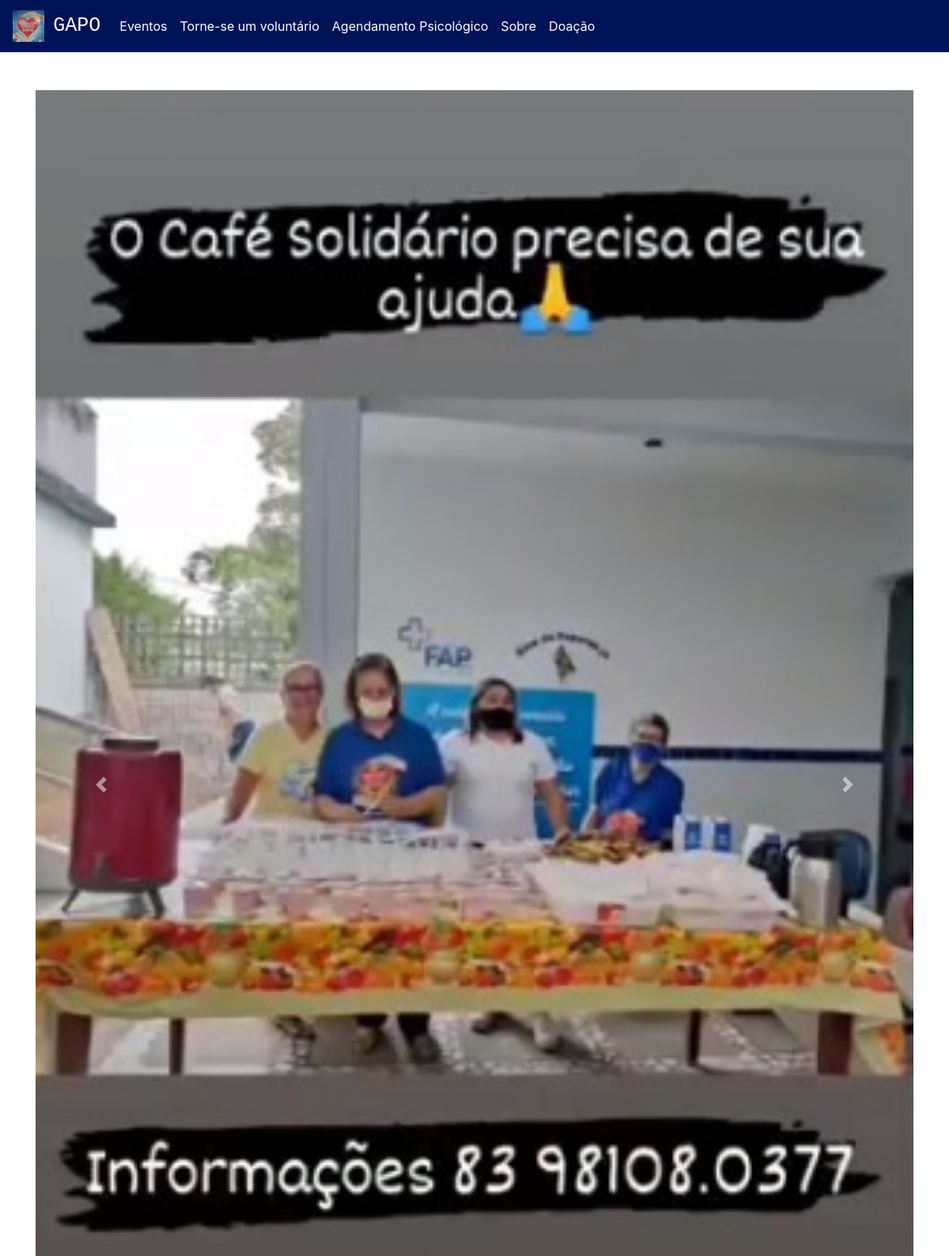
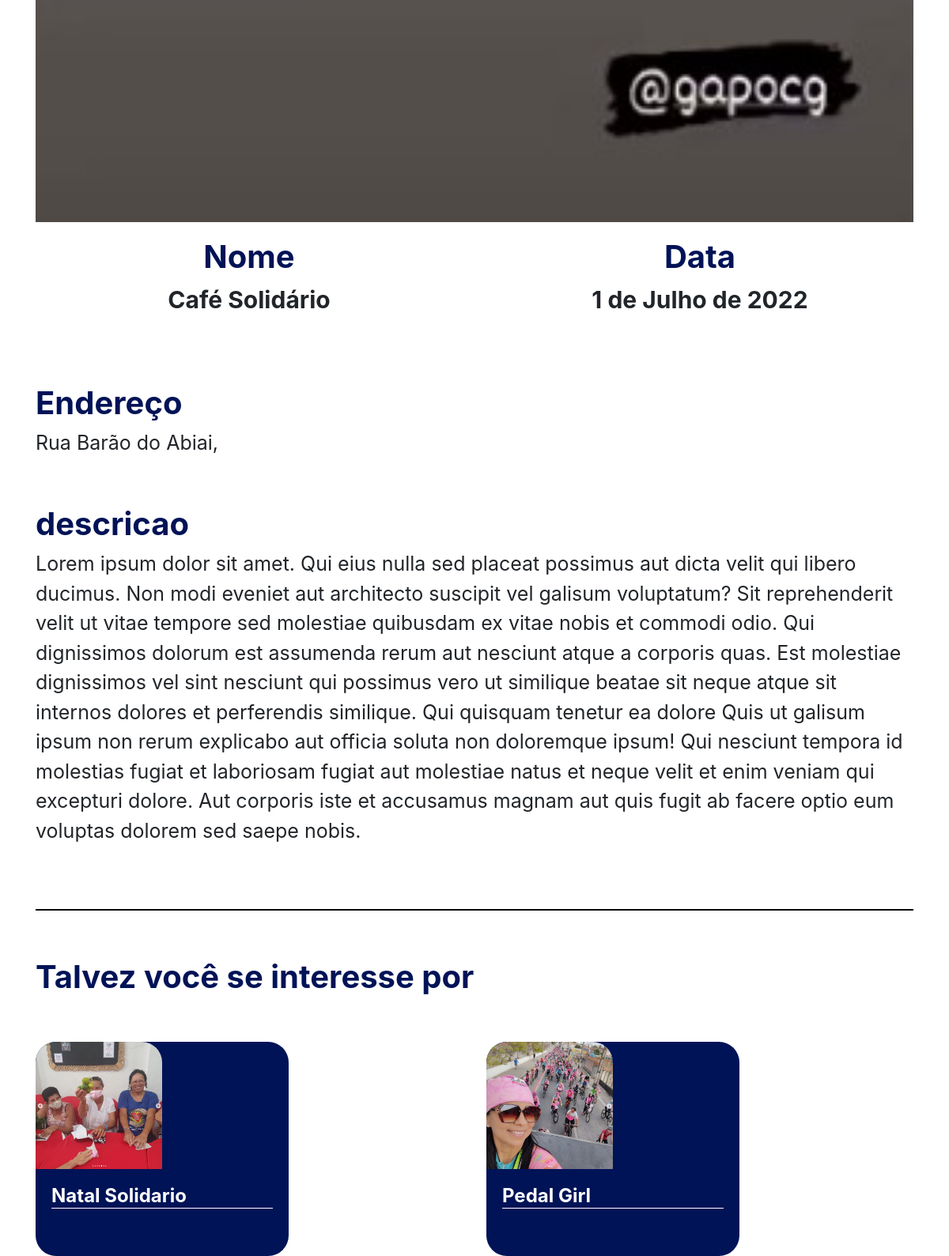
The page /evento/1 on the database its author committed (2 pictures, top to bottom).
### plataforma/models.py (models this page shows, shortened)
class Imagem(models.Model):
    img = models.ImageField(upload_to='img')
    def __str__(self) -> str:
        return self.img.url

class Eventos(models.Model):
    imagens = models.ManyToManyField(Imagem)
    nome = models.CharField(max_length=20)
    data = models.DateField()
    descricao = models.TextField()
    endereco = models.CharField(max_length=20)
    descricao_curta = models.CharField(max_length=50)

### plataforma/views.py (the view)
# urls.py: path('evento/<str:id>', views.evento, name="evento"),
def evento(request, id):
    evento = get_object_or_404(Eventos, id=id)
    sugestoes = Eventos.objects.exclude(id=id)[:2]
    return render(request, 'imovel.html', {'sugestoes': sugestoes, 'id': id, 'evento': evento})

### plataforma/templates/imovel.html (shortened to what this page needs)
{% extends 'base.html' %}
{% load static %}
{% block 'head' %}
<link rel="stylesheet" href="{% static 'plataforma/css/home.css' %}">
{% endblock  %}
{% block 'body' %}
    <div style="text-align: center" class="container">
        <br>
        <br>
        <div id="carouselExampleControls" class="carousel slide" data-ride="carousel">
            <div class="carousel-inner">
                {% for img in evento.imagens.all  %}
                    <div class="carousel-item {% if forloop.first %} active {% endif %}" >
                        <img height="20%" class="d-block w-100" src="{{img}}" alt="First slide">
                    </div>
                {% endfor %}
            </div>
        <a class="carousel-control-prev" href="#carouselExampleControls" role="button" data-slide="prev">
            <span class="carousel-control-prev-icon" aria-hidden="true"></span>
        </a>
        <a class="carousel-control-next" href="#carouselExampleControls" role="button" data-slide="next">
            <span class="carousel-control-next-icon" aria-hidden="true"></span>
        </a>
    </div>
        <div class="row">
            <div class="col-md">
                <h3 class="titulo_especificacao">Nome</h3>
                <p class="especificacao">{{evento.nome}}</p>
            </div>
            <div class="col-md">
                <h3 class="titulo_especificacao">Data</h3>
                <p class="especificacao">{{evento.data}}</p>
            </div>
        </div>
        <br>
        <br>
        <div style="text-align: left">
            <h3 class="titulo_especificacao">Endereço</h3>
            <p class="especificacao_endereco">{{evento.endereco}}</p>
        </div>
        <br>
        <div style="text-align: left">
            <h3 class="titulo_especificacao">descricao</h3>
            <p class="especificacao_endereco">{{evento.descricao}}</p>
            <br>
            <br>
        </div>
        <hr style="border: 1px solid black">
        <br>
        <div class="div_possivel_interesse">
            <h3 class="titulo_especificacao">Talvez você se interesse por</h3>
            <div class="row">
                {% for sugestao in sugestoes %}
                    <div class="col-md cont">
                        <div class="card_imovel">
                            <img class="img_capa_imovel" src="{{sugestao.imagens.all.0.img.url}}">
                            <div class="informacoes_imoveis">
                            <a  class="a_none" href="{% url 'evento' sugestao.id %}"><h4 class="valor">{{sugestao.nome}}</h4></a>
                            <br>
                            </div>
                        </div>
                    </div>
                {% endfor %}
            </div>
        </div>
    </div>
{% endblock  %}

### templates/static/plataforma/css/home.css (style rules this page uses)
.card_imovel { background-color: #001357; width: 20rem; margin-top: 50px; border-radius: 26px; }
.img_capa_imovel { width: 50%; border-top-left-radius: 26px; border-top-right-radius: 26px; }
.informacoes_imoveis { padding: 20px; color: white; }
.valor { font-weight: bold; border-bottom: 1px solid white; }
.a_none { color: white; }
.titulo_especificacao { color: #001357; font-weight: bold; margin-top: 20px; font-size: 40px; }
.especificacao { font-size: 30px; font-weight: bold; }
.especificacao_endereco { font-size: 25px; }
.div_possivel_interesse { text-align: left; }

### rows shown on the page
Imagem: img (picture)
Eventos: nome "Café Solidário", data "1 de Julho de 2022", endereco "Rua Barão do Abiai,", descricao "Lorem ipsum dolor sit amet. Qui eius nulla sed placeat possimus aut dicta velit qui libero ducimus. Non modi eveniet aut architecto suscipit vel galisum voluptatum? Sit reprehenderit velit ut vitae tempore sed molestiae quibusdam ex vitae nobis et commodi odio. Qui dignissimos dolorum est assumenda rerum aut nesciunt atque a corporis quas. Est molestiae dignissimos vel sint nesciunt qui possimus vero ut similique beatae sit neque atque sit internos dolores et perferendis similique. Qui quisquam tenetur ea dolore Quis ut galisum ipsum non rerum explicabo aut officia soluta non doloremque ipsum! Qui nesciunt tempora id molestias fugiat et laboriosam fugiat aut molestiae natus et neque velit…"
Eventos: imagens.all.0.img (picture), nome "Natal Solidario"
Eventos: imagens.all.0.img (picture), nome "Pedal Girl"
